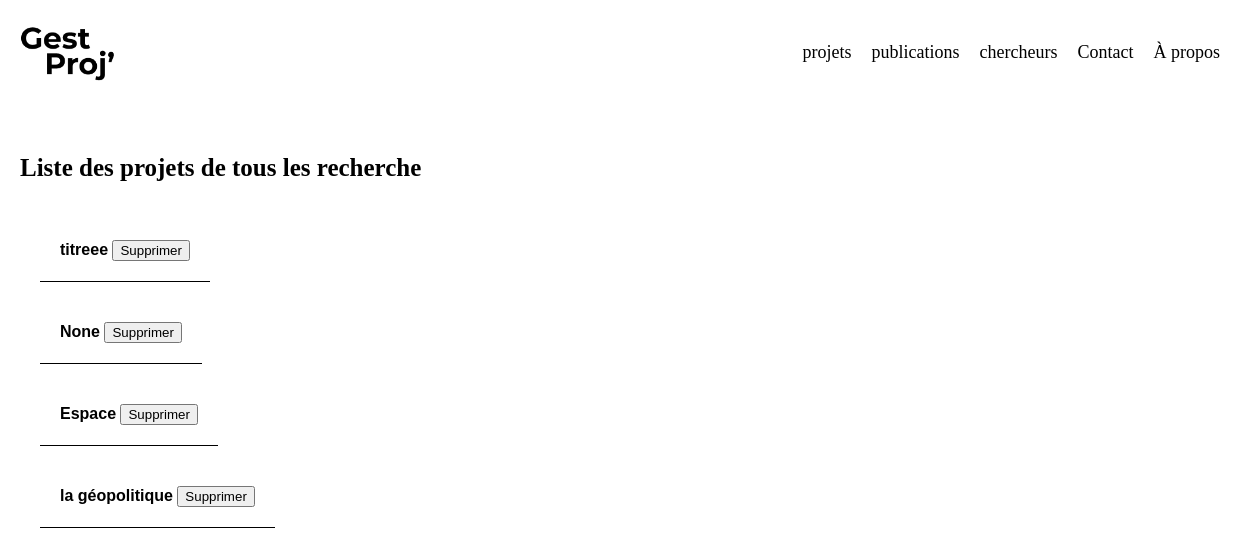
/api/projects/, run on the app's committed database.
### projects/models.py (models this page shows, shortened)
class ResearchProject(models.Model):
    title = models.CharField(max_length=200)
    description = models.TextField()
    start_date = models.DateField()
    end_date = models.DateField()
    project_lead = models.ForeignKey(Researcher, related_name='lead_projects', on_delete=models.CASCADE)
    researchers = models.ManyToManyField(Researcher, related_name='projects')

### projects/views.py (the view)
# urls.py: path('projects/', views.project_list, name='projects_list'),
def project_list(request):
    projects = ResearchProject.objects.all()
    return render(request, 'projects/projects_list.html', {'projects': projects})

### projects/templates/projects/projects_list.html (shortened to what this page needs)
{% load static %}
<!DOCTYPE html>
<html lang="en">
  <head>
    <link rel="stylesheet" href="{% static 'css/reset.css' %}" />
    <link rel="stylesheet" href="{% static 'css/projet_list.css' %}" />
  </head>
  <body>
    <header>
      <nav>
        <a href="{% url 'home'%}">
          <img
            src="{% static 'images/logo.png' %}"
            alt="Logo de l'application"
          />
        </a>
        <ul>
          <li>
            <a href="{% url 'projects_list' %}">projets</a>
          </li>
          <li>
            <a href="{% url 'publication_list' %}">publications</a>
          </li>
          <li>
            <a href="{% url 'researchers_list' %}">chercheurs</a>
          </li>
          <li><a href="#"> Contact </a></li>
          <li><a href="#"> À propos </a></li>
        </ul>
      </nav>
    </header>
    <section>
      <h1>Liste des projets de tous les recherche</h1>
      <ul>
        {% for project in projects %}
        <li>
          {{ project.title }}
          <form
            method="post"
            action="{% url 'delete_project' project.id %}"
            style="display: inline"
          >
            <button type="submit">Supprimer</button>
          </form>
        </li>
        {% endfor %}
      </ul>
    </section>
  </body>
</html>

### projects/static/css/projet_list.css (style rules this page uses)
header { width: 100%; height: fit-content; }
header nav { display: flex; justify-content: space-between; padding: 20px; }
nav img { width: 100px; height: auto; }
nav ul { display: flex; width: fit-content; justify-content: space-evenly; align-items: center; }
nav ul li { padding: 0 10px; }
nav ul li a { text-decoration: none; color: black; font-size: 18px; font-family: "montserrat"; }
section { display: flex; flex-direction: column; gap: 20px; width: 100%; height: 700px; padding: 50px 20px; }
section h1 { font-family: "montserrat"; font-weight: bolder; font-size: 25px; }
section ul { display: flex; flex-direction: column; gap: 20px; padding: 20px; }
section ul li { padding: 20px; width: fit-content; border-bottom: solid 1px black; font-weight: bold; }

### data on the page
ResearchProject: title "titreee"
ResearchProject: title "None"
ResearchProject: title "Espace"
ResearchProject: title "la géopolitique"
